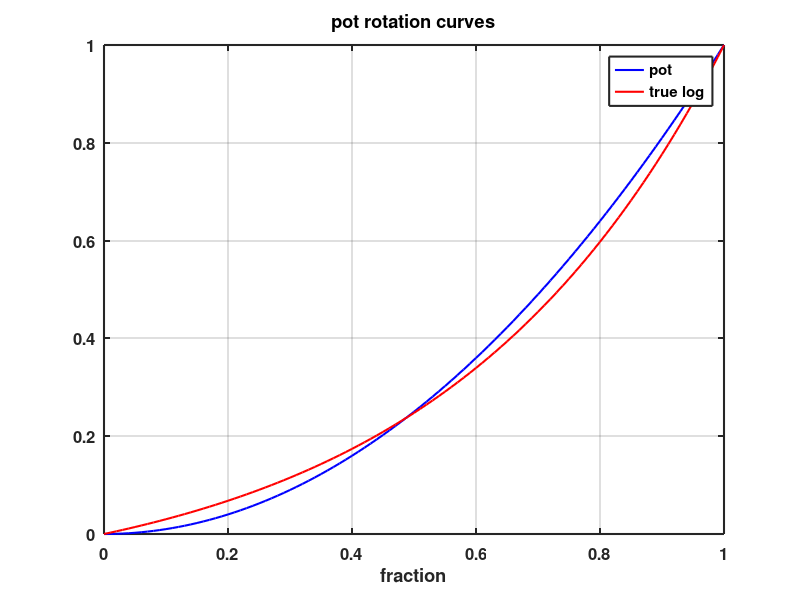

This figure's MATLAB source:
%Log potentiometer study
%showing how a parabolic response (two ganged linear pots) is loglike
clear all; clc;close all;
set(0,'DefaultLineLineWidth',1.5);
set(0,'DefaultAxesFontSize',12);
set(0,'DefaultAxesFontWeight','bold')
set(0,'DefaultAxesLineWidth',1.5)

try
    pkg load signal; %for Octave
catch
end
%% -----------------------------------------------------------------
x=0:0.01:1;
yp=x.^2;
a=0.45;
yexp=exp(x/a)/exp(1/a);
yexp=(yexp-yexp(1))/(1-yexp(1));

figure(1)
plot(x,yp,'b');
grid on;hold on;
plot(x,yexp,'r')
legend('pot','true log')
title('pot rotation curves')
xlabel('fraction')



disp('-----------------------------finished------------------------')


